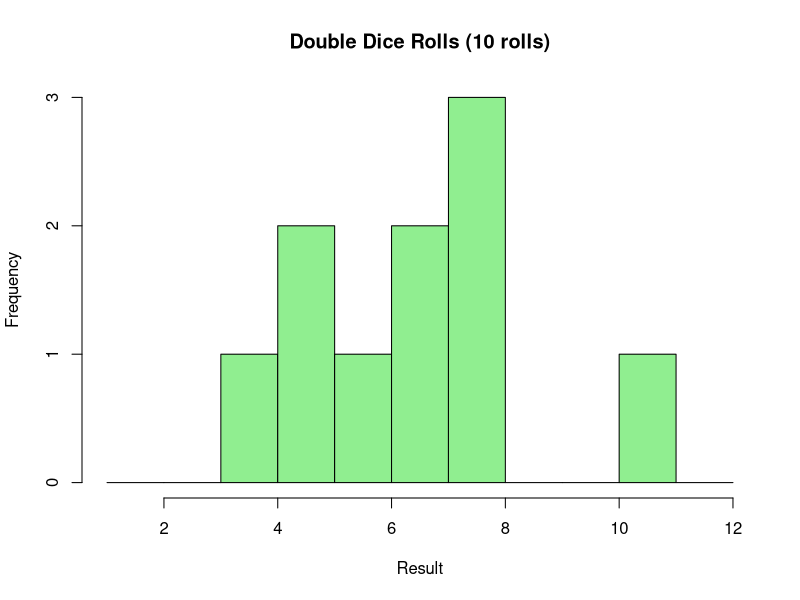
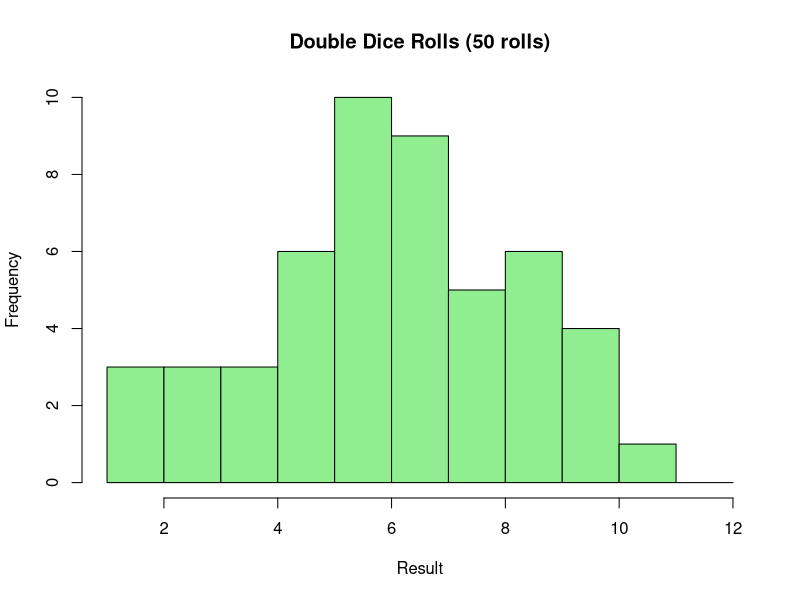
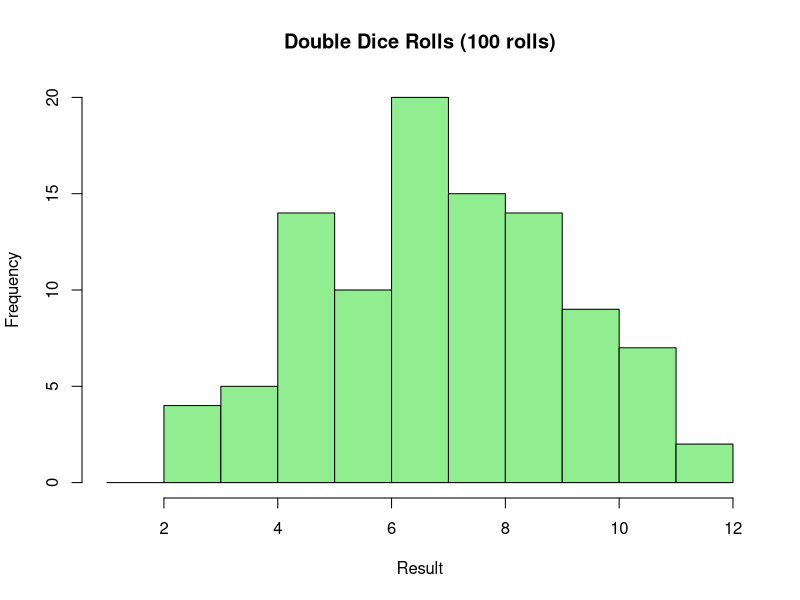
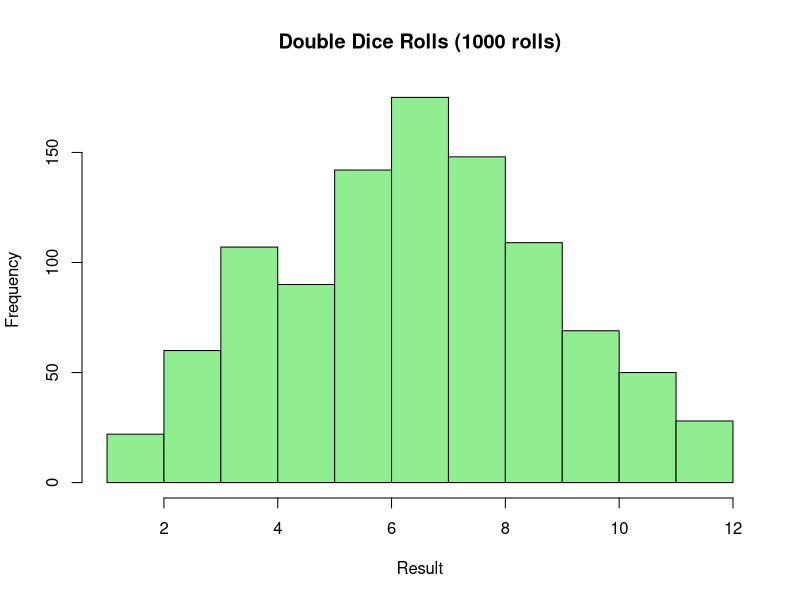
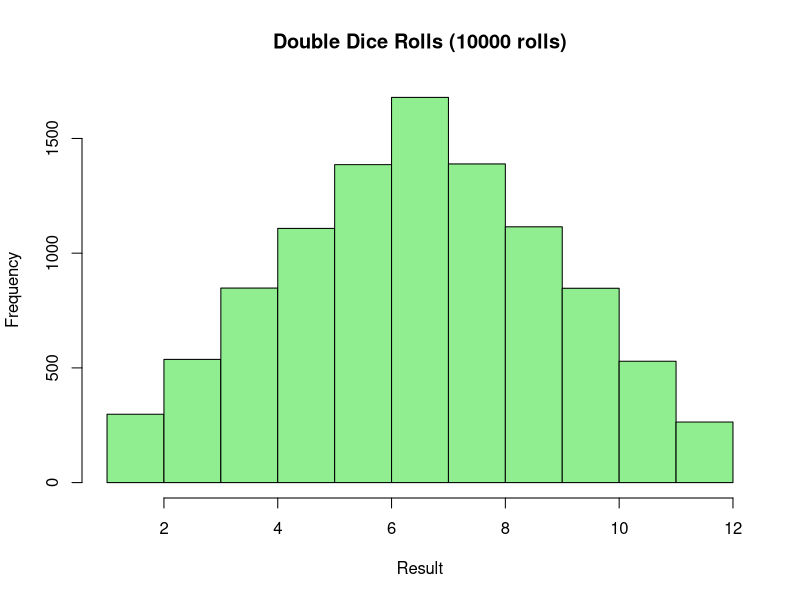

Write the R code that produced these figures, in order.
###################################
###################################
########                   ########
########   Data Science 2  ########
########       Lab 1       ######## 
########  31st Jan. 2023   ########
########                   ########
###################################
###################################


## Welcome to this first lab. Here we  will learn the basics of R, an open-source programming language and software environment.



# On the right is the console. You can input code directly into the console line by line - you do not need to run an entire file. Try running a simple calculation in the console, like 5+9. Type it in and press enter. 

# You can also write code in this, the code editor, and run it from here. Try highlighting the following line and clicking 'Run':
12 * 4 - 6

# You can also press 'Ctrl (Cmd) + Enter' to run the code you have highlighted.

# Text beginning with a # sign is read as 'comment' and will not be evaluated by the console.
## Numbers (like 1.1, 2.3, etc) signify that I would like you to write a line a code in the code file and run it in the console

########################
####    Functions   ####
########################

# FUNCTIONS are commands that take in inputs and produce outputs. They mostly take in the inputs in brackets, like this:
sqrt(25)
exp(3)

# Often, functions take multiple inputs with different functions. Note how:
rep(3,4)
# produces a different output from
rep(4,3)
# If you can't remember in which order you have to input the arguments of a function, or if you just want to learn what a function does, you can type in ? followed by the function name in the console:
?rep

# Each argument has a name. By explicitely referring to these names when calling the function, we can avoid  any problems with order. For example:
rep(x=3, times=4)
rep(times=4, x=3)

# produce the same result, because we input the arguments by name using the 'argname = x' construction. When we don't use this construction, the function defaults each input to an argument according to a predefined order.

# OPERATORS are special functions that take only 2 arguments, and do not use brackets. Instead, you must input the two arguments on either side of the operator. Examples of operators include +, -,*,/, ^, %%, %/%, :, and there are many more which we will learn about soon.

########################
####     Objects    ####
########################

# Functions are one example of OBJECTS, which are stored within the main (global) ENVIRONMENT of the console. We can create new objects by using the 'assign' operator:

x <- 4

# You can now see in the 'Environment' tab below that the object 'x'  is stored with the value 4.

x*5

##############################################################
###    ADVANCED NOTE: the = operator can also be used      ###
###    to assign values to objects, like in Python.        ###
###    However, we conventionally use the = operator       ###
###    only for arguments in a function. The main          ###
###    difference is that '<-' always assigns within       ###
###    the global environment, while '=' assigns in        ###
###    the local environment.                              ###
##############################################################

# Objects can have different classes. For example:
class(x)

# We can also store text into an object, by surrounding it with quote marks:

"Hello" -> y
y
class (y)

# y is now a 'character' object (R does not use the term 'string')

# If we forget to use quote marks R will search for a stored object with that name and return an error if it doesn't find it:

'Salaam' -> y

# One final very important class of object is the 'logical' class, a.k.a. Boolean. 

####################################
####     Vectors and indices    ####
####################################

# YOu will have noticed that the console has always returned a [1] in front of it's output so far. This is because R has considered all these objects to be 'vectors' (in Python, this is the same thing as an array(you mean list sir?)). Vectors are objects that can contain multiple elements. For example:

z <- 50:80
z

# The numbers in square brackets tell you the INDEX of the element to their right. The index is simply the position number of that element. You will notice that, unlike in Python, the first element of an object in R has the index number 1 and not 0. This is one of the most important syntatical differences between Python and R (if you think this is not a very important difference, you are correct. The two languages are very similar in syntax.)

# Vectors can be created from singular elements using the function c(), which stands for combine or concatenate.

my.vector <- c('this','is','a','vector')
my.vector
length(my.vector)
class(my.vector)

# You can use square brackets to isolate elements in a vector by putting their index between the brackets:
my.vector[1]
my.vector[4]
my.vector[2:4]
my.vector[c(1,4)]

### 1.1
# You can assign values to specific elements. Try writing a line of code below that changes the 4th element of my.vector to the word 'test'

my.vector[4] <- 'test'

### 1.2
# You can even assign values to elements of a vector that don't exist yet, thus creating them. Try assigning the word 'example' to the (as yet non-existant) 5th element of my.vector.
my.vector[5] <- 'example'

# Instead of indices, you can select elements of a vector using a logical vector of the same length, e.g.
my.vector[c(TRUE,TRUE,FALSE,FALSE,FALSE)]


####################################
####     Logical operators      ####
####################################

# LOGICAL OPERATORS are operators that return logical vectors of the same length as the left argument. Examples include '==', the equality operator (not to be confused with the single = which is an assignment operator), >, <, >=, <=, and != (the 'different from' operator).

# For example:
my.vector == 'is'
1:10 >= 5
1:10 %% 2 == 0    ## %% is the remainder operator, it returns the remainder when you divide the left argument by the right argument.

### 2.1
digits <- 0:10

# Using the least amount of code possible, write a line of code that returns only the odd values of the digits object.
ifelse(digits%%2 != 0,digits,'')

# Another important logical operator is the %in% operator. It tells you if the elements on the left are found in the elements on the right. E.G.
group1 <- c('Arthur', 'Fatima', 'Suleiman', 'Marco')
group2 <- c('Marco','Maria', 'Victor','Fatima', 'Antonio')
group1 %in% group2

## 2.2 
# intersect is a function which returns the elements that all of its arguments have in common. For example:
intersect(group1,group2)
# Write a line of code that replicates this output using only group1, group2, square brackets, and logical operators.

####################################
####     Writing functions      ####
####################################

# Functions can be written and stored as objects. e.g:
f1 <- function(x) x*2 + 1
# This function has only 1 argument, x. Try out this new function:
f1(3)
f1(7)
ex.vector <- c(2,7,4,24,13,8,12)
f1(ex.vector)

# You can write several lines of code in a function by enclosing all of the in curly brackets {}. The function 'return' can then specify what the ouput can be. For example:

f2 <- function(x,y){
  z = x %% y
  return(z == 0)
}

f2(8,9)
f2(14,7)

### 3.1 What is the purpose of function f2? Write in comments below.

### 3.2 f2 takes two argumrnts, then compare their remainder with 0

# Based on the definition of the mean from today's lecture, write a function that calculates the mean of all of the elements of a vector. assign it to the object my.mean. You will find the functions 'sum' and 'length' useful here.
#creating a vector variable
ex.vector <- c(1,2,3)

#creating a function that implement the mean function
my.mean <- function (ex.vector){
 return(sum(ex.vector) / length(ex.vector)) 
}


# compare your function to the native function in R. Does it produce the same results?
my.mean(ex.vector)
mean(ex.vector)

####################################
####      Randomness in R       ####
####################################

# There are several ways to generate randomness in R. The simplest function is 
?sample

#which randomly draws WITHOUT replacement from a specified vector. For example, to choose a number at random between 1 and 10:
sample(1:10, 1)

# You can run this several times and notice that you get a different answer each time. You can also sample several times at once
sample(1:10, 3)

# However, by default, sample won't let the same number repeat when you do this. This is called sampling without replacement, because it is as if, each time you pick out a number, it is now gone from the pool of possible numbers and has not been replaced.
# If you want to sample randomly between 1 and 10 20 times, each time chossing between all 10 numbers, you have to write:
sample(1:10, 20, replace = TRUE)

### 4.1
# Write a function that simulates the roll of 2 6-sided dice, where the argument x is the number of times you roll the 2 dice, and the output is a vector of length x, where each element corresponds to the sum of the two sides of the dice.
# HINT: one way to do this is to start by writing a function for a single 6-sided die, then create a new function that repeats the first function twice and adds up the result.

#a function that generates rondom numbers from two dice then sum it
die_roll <- function(){
  die1 = sample(1:6,2, replace = TRUE)
  die2 = sample(1:6,2, replace = TRUE)
  sum_die = sum(die1, die2)
  print(paste('first die rolls',die1))
  print(paste('second die rolls',die2))
  print(paste('The sum of both die is:',sum_die))
}

#call the die function
die_roll()

?sample

### 4.2
# Using the function hist, create histograms of the results of double dice rolls when you roll them 10 times, then 50, then 100, then 1000, then 10000. Use breaks=1:12 as an argument within the hist function. What do you notice? Write it in comments below your code.
?hist

# Create a function to generate the histograms for a given number of rolls
histogram <- function(number_of_times) {
  # Roll the dice and store the results in a vector
  results <- replicate(number_of_times, sum(sample(1:6, 2, replace = TRUE)))
  
  # Plot a histogram of the results
  hist(results, breaks = 1:12, col = "lightgreen",
       main = paste("Double Dice Rolls (", number_of_times, " rolls)", sep = ""), 
       xlab = "Result", ylab = "Frequency")
}

# Generate histograms for 10 rolls, 50 rolls and 100 rolls
histogram(10)
histogram(50)
histogram(100)
histogram(1000)
histogram(10000)




# Another way to generate randomness is to sample from a pdf, which is a continuous distribution. The simplest pdf is the uniform function. The uniform function is a flat line bounded between 2 numbers. Because it is flat, the probability of drawing a sample from any interval of given width between the two bounds is the same as from any other interval of given width.

# The function runif(n, min,max) samples n times from a uniform function bounded between the values of min and max. For example, try
?runif
runif(5,0,1)

### 4.3
# Using runif, write a function that returns TRUE 22% of the time and FALSE 78% of the time

#a function that loops 100 time to output true 22 times and false 78 times
runif_func <- function() {
  for(n in 1:100){
    ifelse(runif(n) <= 0.22,print(TRUE),print(FALSE))
   }
}

#calling the runif_func function
runif_func()





### 4.4
# Based on today's lecture about pdfs, what is the probability density for a uniform pdf bounded between 0 and 1 associated with all values of x between 0 and 1? Explain why.
# Probability density is the likelihood of a continuous variable to take different values within a particular range.
# so the probability of a pdf bounded between 0 and 1 it its likelihood to take different values of x beteen 0 and 1
#This will gotten by measuring the total area under the pdf between 0 and 1

### 4.5
# Similarly, what is the probability density for a uniform pdf bounded between 5 and 6 associated with all values of x between 5 and 6?
# Probability density is the likelihood of a continuous variable to take different values within a particular range.
# so the probability of a pdf bounded between 5 and 6 it its likelihood to take different values of x beteen 5 and 6
#This will gotten by measuring the total area under the pdf between 5 and 6

### 4.6
# What is the probability density for a uniform pdf bounded between 0 and 0.5 associated with all values of x between 0 and 0.5?
# Probability density is the likelihood of a continuous variable to take different values within a particular range.
# so the probability of a pdf bounded between 0 and 0.5 it its likelihood to take different values of x beteen 0 and 0.5
#This will gotten by measuring the total area under the pdf between 0 and 0.5

### 4.7
# What is the probability density for a uniform pdf bounded between 0 and 2 associated with all values of x between 0 and 2?
# Probability density is the likelihood of a continuous variable to take different values within a particular range.
# so the probability of a pdf bounded between 0 and 2 it its likelihood to take different values of x beteen 0 and 2
#This will gotten by measuring the total area under the pdf between 0 and 2

?dunif

### 4.8
# run the following code:
dunif(0.5,0,1)
dunif(2,0,1)
dunif(0.2,0,0.5)
dunif(1.3,0,2)

# Based on the results of this code and your answers above, what can you conclude about the purpose of the dunif function?
# The dunif() is used to calculate the probability density of the continues value of x for each question where 
#x = 0.5, 2, 0.2 and 1.3 respectively, where the range of the distribution for each x values are (0,1), (0.1)
#(0, 0.5) and (0,2) repectively. This implies x can take any ranges of within these brackets

